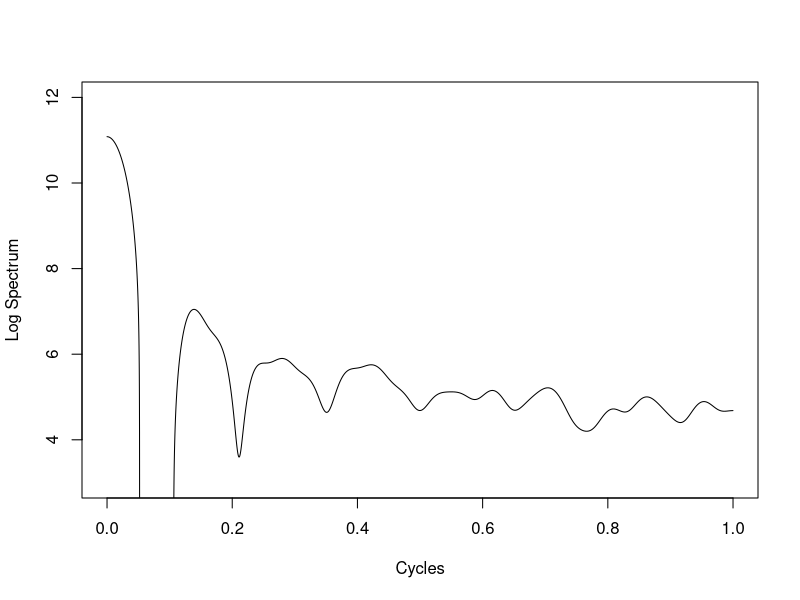

Write the R code that produced this figure.
## ---- chunk 1
knitr::opts_knit$set(root.dir = '/home/tucker/Documents/GitHub/BEwebinar/Data')
## ---- chunk 2
wolfer <- read.table("wolfer.dat")
wolfer <- ts(wolfer[,1],start=1749,frequency=12)
data <- wolfer
n <- length(data)
d <- 3*floor(n^{1/3})
acfs.sample <- NULL
mu.hat <- sum(data)/n
for(k in 0:(n-1))
{
	acf.sample <- sum((data[1:(n-k)]-mu.hat)*(data[(k+1):n]-mu.hat))/n
	acfs.sample <- c(acfs.sample,acf.sample)
}
cutoff <- 1/3
trap <- function(h)
{
	val <- min(max((1 - h/d)/(1 - cutoff),0),1)
	return(val)
}
grid <- 10000
lambda <- seq(0,grid)*pi/grid
pgram <- cos(0*lambda)*acfs.sample[1]
for(h in 1:(n-1))
{
	pgram <- pgram + 2*trap(h)*cos(h*lambda)*acfs.sample[h+1]
}
pgram <- pmax(0,pgram)
pgram <- ts(pgram[-1],start=0,frequency=grid)
plot(log(pgram),xlab="Cycles",ylab="Log Spectrum",ylim=c(3,12))
